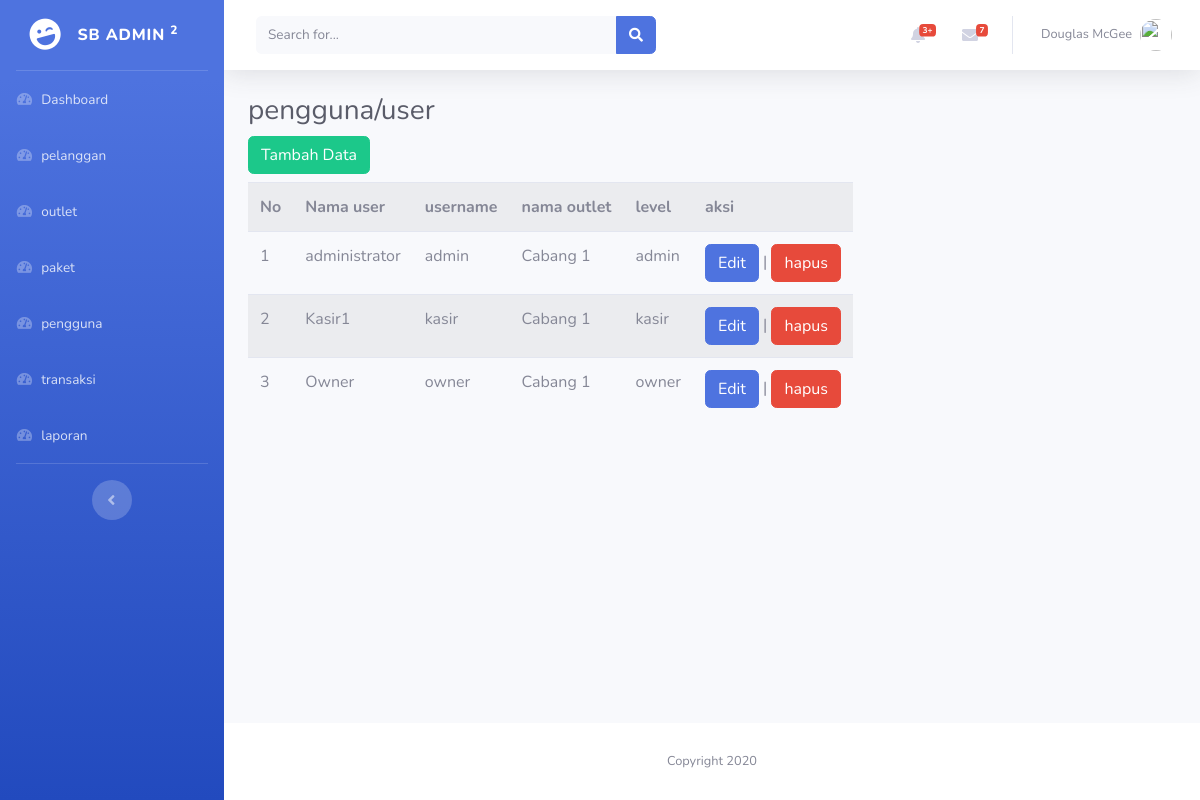
/admin/pengguna.php (signed in), run on the app's committed database.
### tables this page shows
CREATE TABLE `tb_user` (
  `id_user` int(11) NOT NULL,
  `nama_user` varchar(35) NOT NULL,
  `username` varchar(35) NOT NULL,
  `password` varchar(35) NOT NULL,
  `id_outlet` int(15) NOT NULL,
  `level` enum('admin','kasir','owner') NOT NULL
);

CREATE TABLE `tb_outlet` (
  `id_outlet` int(15) NOT NULL,
  `nama_outlet` varchar(35) NOT NULL,
  `alamat` text NOT NULL,
  `telp` varchar(15) NOT NULL
);

### admin/pengguna.php (the view, shortened to what this page needs)
<?php
include("../koneksi.php");
$query = mysqli_query($koneksi, "SELECT * FROM tb_user JOIN tb_outlet ON tb_user.id_outlet = tb_outlet.id_outlet");
$data = [];
while($r = mysqli_fetch_assoc($query)){
  $data[] = $r;
}
?>
<!DOCTYPE html>
<html lang="en">
<head>
    <link href="../assets/fontawesome/css/all.min.css" rel="stylesheet" type="text/css">
    <link href="../assets/css/sb-admin-2.min.css" rel="stylesheet">
</head>
<body id="page-top">
    <div id="wrapper">
        <ul class="navbar-nav bg-gradient-primary sidebar sidebar-dark accordion" id="accordionSidebar">
            <a class="sidebar-brand d-flex align-items-center justify-content-center" href="index.html">
                <div class="sidebar-brand-icon rotate-n-15">
                    <i class="fas fa-laugh-wink"></i>
                </div>
                <div class="sidebar-brand-text mx-3">SB Admin <sup>2</sup></div>
            </a>
            <hr class="sidebar-divider my-0">
            <li class="nav-item">
                <a class="nav-link" href="index.php">
                    <i class="fas fa-fw fa-tachometer-alt"></i>
                    <span>Dashboard</span></a>
            </li>
            <li class="nav-item">
                <a class="nav-link" href="pelanggan.php">
                    <i class="fas fa-fw fa-tachometer-alt"></i>
                    <span>pelanggan</span></a>
            </li>
            <li class="nav-item">
                <a class="nav-link" href="outlet.php">
                    <i class="fas fa-fw fa-tachometer-alt"></i>
                    <span>outlet</span></a>
            </li>
            <li class="nav-item">
                <a class="nav-link" href="paket.php">
                    <i class="fas fa-fw fa-tachometer-alt"></i>
                    <span>paket</span></a>
            </li>
            <li class="nav-item">
                <a class="nav-link" href="pengguna.php">
                    <i class="fas fa-fw fa-tachometer-alt"></i>
                    <span>pengguna</span></a>
            </li>
            <li class="nav-item">
                <a class="nav-link" href="transaksi.php">
                    <i class="fas fa-fw fa-tachometer-alt"></i>
                    <span>transaksi</span></a>
            </li>
            <li class="nav-item">
                <a class="nav-link" href="laporan.php">
                    <i class="fas fa-fw fa-tachometer-alt"></i>
                    <span>laporan</span></a>
            </li>
            <hr class="sidebar-divider">
            <div class="text-center d-none d-md-inline">
                <button class="rounded-circle border-0" id="sidebarToggle"></button>
            </div>
        </ul>
        <div id="content-wrapper" class="d-flex flex-column">
            <div id="content">
                <nav class="navbar navbar-expand navbar-light bg-white topbar mb-4 static-top shadow">
                    <form
                        class="d-none d-sm-inline-block form-inline mr-auto ml-md-3 my-2 my-md-0 mw-100 navbar-search">
                        <div class="input-group">
                            <input type="text" class="form-control bg-light border-0 small" placeholder="Search for..."
                                aria-label="Search" aria-describedby="basic-addon2">
                            <div class="input-group-append">
                                <button class="btn btn-primary" type="button">
                                    <i class="fas fa-search fa-sm"></i>
                                </button>
                            </div>
                        </div>
                    </form>
                    <ul class="navbar-nav ml-auto">
                        <li class="nav-item dropdown no-arrow mx-1">
                            <a class="nav-link dropdown-toggle" href="#" id="alertsDropdown" role="button"
                                data-toggle="dropdown" aria-haspopup="true" aria-expanded="false">
                                <i class="fas fa-bell fa-fw"></i>
                                <span class="badge badge-danger badge-counter">3+</span>
                            </a>
                        </li>
                        <li class="nav-item dropdown no-arrow mx-1">
                            <a class="nav-link dropdown-toggle" href="#" id="messagesDropdown" role="button"
                                data-toggle="dropdown" aria-haspopup="true" aria-expanded="false">
                                <i class="fas fa-envelope fa-fw"></i>
                                <span class="badge badge-danger badge-counter">7</span>
                            </a>
                        </li>
                        <li class="nav-item dropdown no-arrow">
                            <a class="nav-link dropdown-toggle" href="#" id="userDropdown" role="button"
                                data-toggle="dropdown" aria-haspopup="true" aria-expanded="false">
                                <span class="mr-2 d-none d-lg-inline text-gray-600 small">Douglas McGee</span>
                                <img class="img-profile rounded-circle"
                                    src="img/undraw_profile.svg">
                            </a>
                        </li>
                    </ul>
                </nav>
                <div class="container-fluid">
                    <div class="d-sm-flex align-items-center justify-content-between mb-2">
                        <h1 class="h3 mb-0 text-gray-800">pengguna/user</h1>
                    </div>
                    <div class="row">
                      <div class="col-12">
                        <a href="t_pengguna.php" class="btn btn-success mb-2">Tambah Data</a>
                        <table class="table table-responsive table-striped">
                          <tr>
                            <th>No</th>
                            <th>Nama user</th>
                            <th>username</th>
                            <th>nama outlet</th>
                            <th>level</th>
                            <th>aksi</th>
                          </tr>
                          <?php $no = 1; ?>
                          <?php foreach($data as $d) : ?>
                           <tr>
                             <td>
                               <?= $no++; ?>
                             </td>
                             <td>
                               <?= $d["nama_user"]; ?>
                             </td>
                             <td>
                               <?= $d["username"]; ?>
                             </td>
                             <td>
                               <?= $d["nama_outlet"]; ?>
                             </td>
                             <td>
                               <?= $d["level"]; ?>
                             </td>
                             <td>
                               <a href="e_pengguna.php?id=<?= $d['id_user']; ?>" class="btn btn-primary">
                                 Edit
                               </a> |
                               <a href="pengguna.php?id_hps=<?= $d['id_user']; ?>" class="btn btn-danger">
                                 hapus
                               </a>
                             </td>
                           </tr>
                          <?php endforeach; ?>
                        </table>
                      </div>
                    </div>
                </div>
            </div>
            <footer class="sticky-footer bg-white">
                <div class="container my-auto">
                    <div class="copyright text-center my-auto">
                        <span>Copyright 2020</span>
                    </div>
                </div>
            </footer>
        </div>
    </div>
</body>
</html>

### data on the page
tb_user: nama_user "administrator", username "admin", id_outlet.nama_outlet "Cabang 1", level "admin"
tb_user: nama_user "Kasir1", username "kasir", id_outlet.nama_outlet "Cabang 1", level "kasir"
tb_user: nama_user "Owner", username "owner", id_outlet.nama_outlet "Cabang 1", level "owner"
